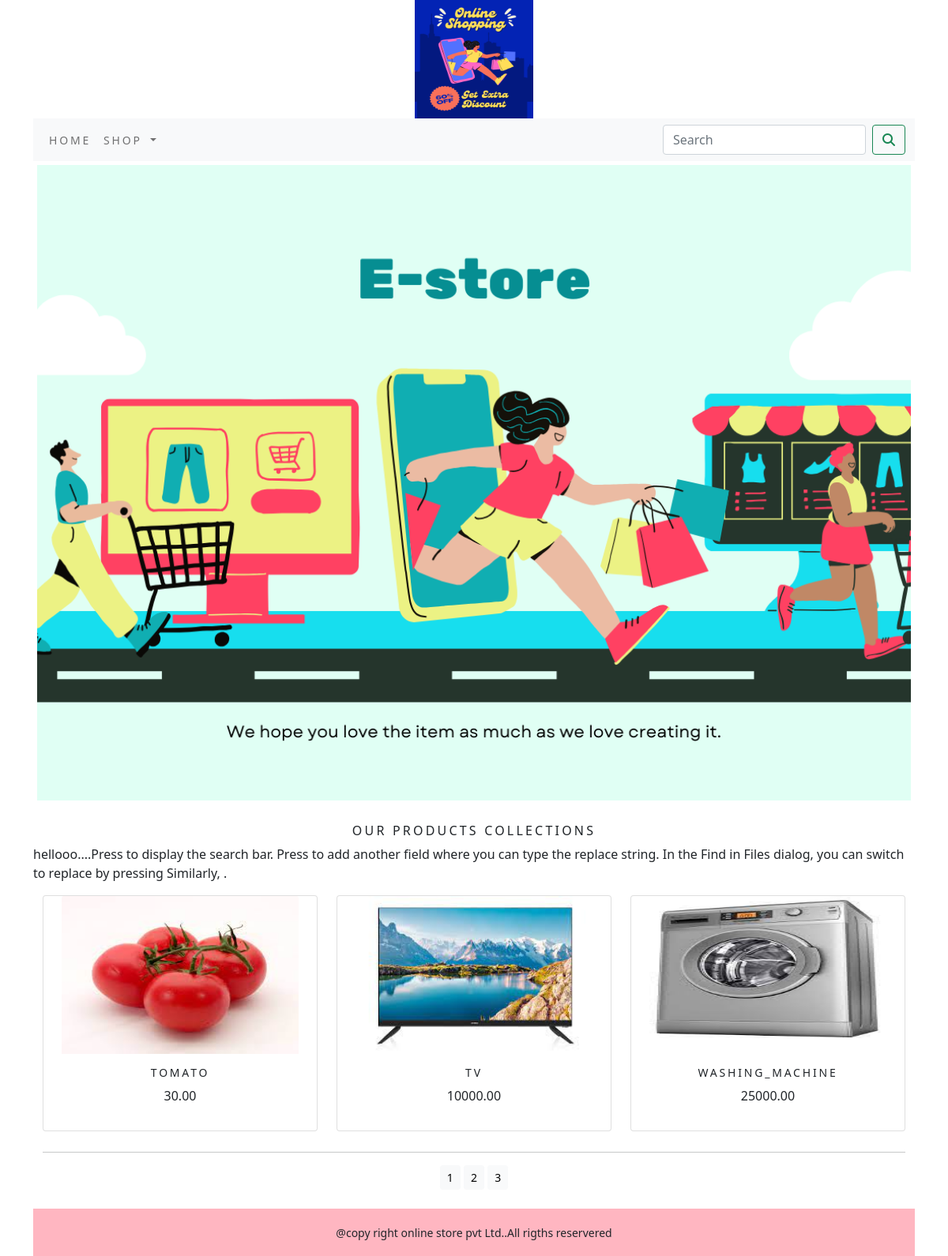
Page /ecommerceapp/?page=3 on the committed database.
### ecommerceapp/models.py (models this page shows, shortened)
class Product(models.Model):
    name = models.CharField(max_length=250, unique=True)
    slug = models.SlugField(max_length=250, unique=True)
    description = models.TextField(blank=True)
    price = models.DecimalField(max_digits=10, decimal_places=2)
    category = models.ForeignKey(Category, on_delete=models.CASCADE)
    image = models.ImageField(upload_to='product', blank=True)
    stock = models.IntegerField()
    available = models.BooleanField(default=True)
    created = models.DateTimeField(auto_now_add=True)
    updated = models.DateTimeField(auto_now=True)
    def get_url(self):
        return reverse('ecommerceapp:prodCatdetail',args=[self.category.slug,self.slug])
    class Meta:
        ordering = ('name',)
        verbose_name = 'product'
        verbose_name_plural = 'products'

### ecommerceapp/views.py (the view)
# urls.py: path('',views.allProdCat,name='allProdCat'),
def allProdCat(request,c_slug=None):
    c_page=None
    products_list=None
    if c_slug!=None:
        c_page=get_object_or_404(Category,slug=c_slug)
        products_list=Product.objects.all().filter(category=c_page,available=True)
    else:
        products_list=Product.objects.all().filter(available=True)
    paginator=Paginator(products_list,6)
    try:
        page=int(request.GET.get('page','1'))
    except:
        page=1
    try:
        products=paginator.page(page)
    except (EmptyPage ,InvalidPage):
        products=paginator.page(paginator.num_pages)
    return render(request,"category.html",{'category':c_page,'products':products})

### cart/context_processors.py (called while the page is built)
def counter(request):
    item_count=0
    if 'admin' in request.path:
        return {}
    else:
        try:
            cart=Cart.objects.filter(cart_id=_cart_id(request))
            cart_items= CartItem.objects.all().filter(cart=cart[:1])
            for cart_item in cart_items:
                item_count+= cart_item.quantity
        except Cart.DoesNotExists:
            item_count=0
    return dict(item_count=item_count)

### cart/views.py (called while the page is built)
def _cart_id(request):
    cart=request.session.session_key
    if not cart:
        cart=request.session.create()
    return cart

### ecommerceapp/context_processors.py (called while the page is built)
def menu_links(request):
    links=Category.objects.all()
    return dict(links=links)

### ecommerceapp/models.py (called while the page is built)
    def get_url(self):
        return reverse('ecommerceapp:products_by_category',args=[self.slug])

### templates/category.html (shortened to what this page needs)
{% extends 'base.html' %}
{% load static %}
{% block content %}
<div class="mx_auto">
  {% if category  %}
        <img class="my_image" src="{{category.image.url}}" alt="{{category.name}}">
</div>
  <br>
<div>
    <h1 class="text-center my_title">{{category.name}}</h1>
    <p class="text-justify">{{category.description}}</p>
</div>
  {% else %}
<div>
<img class="my_image my_image_padding"  src="{% static 'img/banner.png' %}" alt="Our products" width="1250px;" height="500px;">
</div>
<br>
<div>
  <h1 class="text-center my_title">our products collections</h1>
  <p class="text-justify">hellooo....Press to display the search bar. Press to add another field where you can type the replace string.
In the Find in Files dialog, you can switch to replace by pressing Similarly, .</p>
</div>
  {% endif %}
<div class="container">
  <div class="row mx_auto">
    {% for product in products.object_list  %}
    <div class="my_bottom_margin col-9  col-sm-12 col-md-4 xol-lg-4 ">
      <div class="card text-center" style="min-width:18rem;">
        <a href="{{product.get_url}}"> <img class="card-img-top my_image" style="height:200px; width:300px" src="{{product.image.url}}"  alt="{{product.name}}"> </a>
       <div  class="card-body" >
            <h4>{{product.name}}</h4>
            <p>{{product.price}}</p>
        </div>
      </div>
    </div>
    {% endfor %}
  </div>
  <div class="mx-auto">
    {% if products.paginator.num_pages > 1 %}
   <hr>
    <div class="text-center">
      {% for pg in products.paginator.page_range %}
        <a href="?page={{pg}}" class="btn btn-light btn-sm {% if products.number ==  pg %}  active {% endif %}">{{pg}}</a>
   {% endfor %}
    </div>
     {% endif %}
  </div>
  <br>
</div>
{% endblock %}

### static/css/custom.css (style rules this page uses)
body { font-family: 'Roboto', sans-serif; }
.my_image { width :100%; height : auto; }
.my_title { font-size : 16px; text-transform : uppercase; letter-spacing : .2em; }
.my_image_padding { padding :5px; }
.my_bottom_margin { margin-bottom: 10px; }
.card-body h4 { font-size:14px; text-transform:uppercase; letter-spacing:.2em; }

### rows in the picture
Product: image (picture), name "TOMATO", price "30.00"
Product: image (picture), name "TV", price "10000.00"
Product: image (picture), name "WASHING_MACHINE", price "25000.00"

### other values in the picture
{{ pg }} "1" "2" "3"
